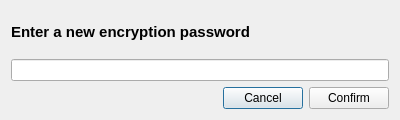
<?xml version="1.0" encoding="UTF-8"?>
<ui version="4.0">
 <class>Dialog</class>
 <widget class="QDialog" name="Dialog">
  <property name="geometry">
   <rect>
    <x>0</x>
    <y>0</y>
    <width>400</width>
    <height>120</height>
   </rect>
  </property>
  <property name="windowTitle">
   <string>Dialog</string>
  </property>
  <layout class="QVBoxLayout" name="verticalLayout_2">
   <item>
    <layout class="QVBoxLayout" name="verticalLayout">
     <item>
      <widget class="QLabel" name="label">
       <property name="font">
        <font>
         <pointsize>11</pointsize>
         <weight>75</weight>
         <bold>true</bold>
        </font>
       </property>
       <property name="text">
        <string>Enter a new encryption password</string>
       </property>
      </widget>
     </item>
     <item>
      <widget class="QLineEdit" name="lineEdit"/>
     </item>
     <item>
      <layout class="QHBoxLayout" name="horizontalLayout">
       <item>
        <spacer name="horizontalSpacer">
         <property name="orientation">
          <enum>Qt::Horizontal</enum>
         </property>
         <property name="sizeHint" stdset="0">
          <size>
           <width>40</width>
           <height>20</height>
          </size>
         </property>
        </spacer>
       </item>
       <item>
        <widget class="QPushButton" name="pushButton">
         <property name="text">
          <string>Cancel</string>
         </property>
        </widget>
       </item>
       <item>
        <widget class="QPushButton" name="pushButton_2">
         <property name="text">
          <string>Confirm</string>
         </property>
        </widget>
       </item>
      </layout>
     </item>
    </layout>
   </item>
  </layout>
 </widget>
 <resources/>
 <connections/>
</ui>
